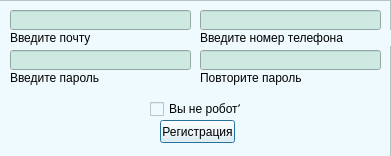
<?xml version="1.0" encoding="UTF-8"?>
<ui version="4.0">
 <class>Dialog</class>
 <widget class="QDialog" name="Dialog">
  <property name="geometry">
   <rect>
    <x>0</x>
    <y>0</y>
    <width>391</width>
    <height>156</height>
   </rect>
  </property>
  <property name="windowTitle">
   <string>Dialog</string>
  </property>
  <property name="styleSheet">
   <string notr="true">background-color: rgb(71, 147, 170);
</string>
  </property>
  <widget class="QFrame" name="frame">
   <property name="geometry">
    <rect>
     <x>-10</x>
     <y>0</y>
     <width>401</width>
     <height>221</height>
    </rect>
   </property>
   <property name="styleSheet">
    <string notr="true">background-color: rgb(238, 250, 253);</string>
   </property>
   <property name="frameShape">
    <enum>QFrame::StyledPanel</enum>
   </property>
   <property name="frameShadow">
    <enum>QFrame::Raised</enum>
   </property>
   <widget class="QLineEdit" name="lineEdit">
    <property name="geometry">
     <rect>
      <x>20</x>
      <y>10</y>
      <width>181</width>
      <height>20</height>
     </rect>
    </property>
    <property name="styleSheet">
     <string notr="true">background-color: rgb(206, 232, 226)</string>
    </property>
   </widget>
   <widget class="QLineEdit" name="lineEdit_2">
    <property name="geometry">
     <rect>
      <x>210</x>
      <y>10</y>
      <width>181</width>
      <height>20</height>
     </rect>
    </property>
    <property name="styleSheet">
     <string notr="true">background-color: rgb(206, 232, 226)</string>
    </property>
   </widget>
   <widget class="QLineEdit" name="lineEdit_3">
    <property name="geometry">
     <rect>
      <x>20</x>
      <y>50</y>
      <width>181</width>
      <height>20</height>
     </rect>
    </property>
    <property name="styleSheet">
     <string notr="true">background-color: rgb(206, 232, 226)</string>
    </property>
   </widget>
   <widget class="QLineEdit" name="lineEdit_4">
    <property name="geometry">
     <rect>
      <x>210</x>
      <y>50</y>
      <width>181</width>
      <height>20</height>
     </rect>
    </property>
    <property name="styleSheet">
     <string notr="true">background-color: rgb(206, 232, 226)</string>
    </property>
   </widget>
   <widget class="QLabel" name="label">
    <property name="geometry">
     <rect>
      <x>20</x>
      <y>30</y>
      <width>141</width>
      <height>16</height>
     </rect>
    </property>
    <property name="text">
     <string>Введите почту</string>
    </property>
   </widget>
   <widget class="QLabel" name="label_3">
    <property name="geometry">
     <rect>
      <x>210</x>
      <y>30</y>
      <width>191</width>
      <height>16</height>
     </rect>
    </property>
    <property name="text">
     <string>Введите номер телефона</string>
    </property>
   </widget>
   <widget class="QLabel" name="label_4">
    <property name="geometry">
     <rect>
      <x>20</x>
      <y>70</y>
      <width>141</width>
      <height>16</height>
     </rect>
    </property>
    <property name="text">
     <string>Введите пароль</string>
    </property>
   </widget>
   <widget class="QLabel" name="label_5">
    <property name="geometry">
     <rect>
      <x>210</x>
      <y>70</y>
      <width>141</width>
      <height>16</height>
     </rect>
    </property>
    <property name="text">
     <string>Повторите пароль</string>
    </property>
   </widget>
   <widget class="QCheckBox" name="checkBox">
    <property name="geometry">
     <rect>
      <x>160</x>
      <y>100</y>
      <width>91</width>
      <height>18</height>
     </rect>
    </property>
    <property name="text">
     <string>Вы не робот?</string>
    </property>
   </widget>
   <widget class="QPushButton" name="pushButton">
    <property name="geometry">
     <rect>
      <x>170</x>
      <y>120</y>
      <width>75</width>
      <height>23</height>
     </rect>
    </property>
    <property name="text">
     <string>Регистрация</string>
    </property>
   </widget>
  </widget>
 </widget>
 <resources/>
 <connections/>
</ui>
